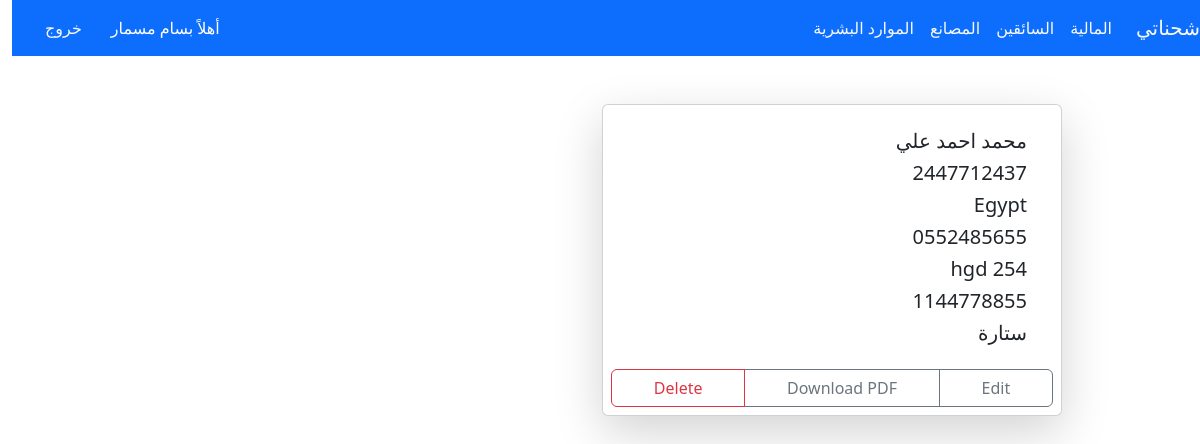
The page /deivers/details/1 (signed in) on the database its author committed.
### drivers/models.py (models this page shows, shortened)
class DriverModel(models.Model):
    driver_id = models.BigAutoField(primary_key=True)
    driver_name = models.CharField(max_length=225,  help_text='اسم السائق',  null=True, blank=True)
    Saudi_Arabia = 'Saudi'
    YEMEN = 'Yemeni'
    Syria = 'Syrian'
    Egypt = 'Egypt'
    Afghanistan = 'Afghanistan'
    Pakistan = 'Pakistani'
    Jordan = 'Jordanian'
    India = 'Indian'
    Other = 'other'
    countrys = [
        (Saudi_Arabia, 'Saudi'),
        (YEMEN, 'Yemeni'),
        (Syria, 'Syrian'),
        (Egypt, 'Egypt'),
        (Afghanistan, 'Afghanistan'),
        (Pakistan, 'Pakistani'),
        (Jordan, 'Jordanian'),
        (India, 'Indian'),
        (Other, 'other')
    ]
    driver_nationality = models.CharField(
        max_length=20, choices=countrys, default=Other,  help_text='جنسية السائق',  null=True, blank=True)
    driver_phone_number = models.CharField(
        max_length=16, help_text='رقم هاتف السائق ',  null=True, blank=True)
    Identification_Number = models.CharField(
        max_length=10,  help_text='رقم الهوية/الاقامة',  null=True, blank=True)
    truck_plate_number = models.CharField(
        max_length=8,  help_text='رقم لوحة الشاحنة',  null=True, blank=True)
    Truck_Reefers = 'تريلا براد'
    Truck_Flatbed  = 'سطحة'
    Truck_high_sides = 'جوانب عالي'
    Truck_Curtainsider = 'ستارة'
    lory_Flatbed= 'لوري عادي'
    lory_Reefers= 'لوري براد'
    dinah_Flatbed= 'يدنة عادي'
    dinah_Reefers= 'دينة براد'
    Vehicle = [
        (Truck_Reefers, 'تريلا براد'),
        (Truck_Flatbed, 'سطحة'),
        (Truck_high_sides, 'جوانب عالي'),
        (Truck_Curtainsider, 'ستارة'),
        (lory_Flatbed, 'لوري عادي'),
        (lory_Reefers, 'يدنة عادي'),
        (dinah_Flatbed, 'يدنة عادي'),
        (dinah_Reefers, 'دينة براد'),
    ]
    Vehicle_Type = models.CharField( choices=Vehicle, default=Truck_Flatbed,
        max_length=30, help_text='نوع السيارة(سطحة - جوانب) ....',  null=True, blank=True)
    Sequence_Number = models.CharField(
        max_length=30, help_text='الرقم التسلسلي من الاستمارة',  null=True, blank=True)
    Owner_car_id_number = models.CharField(
        max_length=10,  help_text='رقم هوية مالك السيارة',  null=True, blank=True)

### drivers/views.py (the view)
# urls.py: path('deivers/details/<int:pk>',driver_details, name='driver_details' ),
@login_required(login_url='login')
def driver_details(request, pk):
    drivers = get_object_or_404(DriverModel, pk=pk)
    return render(request, 'drivers/driver_details.html',{'drivers':drivers})

### templates/drivers/driver_details.html
{% extends 'base.html'  %}
{% block content %}
    <div class="card  m-5 shadow-lg p-2 bg-body rounded" style="max-width: 460px;">
        <div class="row g-0">
            <div class="col-md-8">
                <div class="card-body">
                    <h5 class="card-title">{{ drivers.driver_name }}</h5>
                    <h5 class="card-title">{{drivers.Identification_Number }}</h5>
                    <h5 class="card-title">{{ drivers.driver_nationality }}</h5>
                    <h5 class="card-title">{{ drivers.driver_phone_number }}</h5>
                    <h5 class="card-title">{{ drivers.truck_plate_number }}</h5>
                    <h5 class="card-title">{{ drivers.Owner_car_id_number }}</h5>
                    <h5 class="card-title">{{ drivers.Vehicle_Type }}</h5>
                </div>
            </div>
            <div class="btn-group" role="group" aria-label="Basic outlined example">
                <a class="btn btn-outline-secondary" href="{% url 'edit_driver' drivers.pk %}">Edit</a>
                <a class="btn btn-outline-secondary" href="#">Download PDF</a>
                <a class="btn btn-outline-danger" href="{% url 'delete_driver' drivers.pk %}">Delete</a>
            </div>
        </div>
    </div>
{% endblock %}

### templates/base.html (shortened to what this page needs)
{% load static %}
<!doctype html>
<html lang="ar" dir="rtl">
<head>
    <link rel="stylesheet" href="https://cdn.jsdelivr.net/npm/bootstrap@5.2.3/dist/css/bootstrap.rtl.min.css"
>
    <link href="{% static 'css/style.css' %}" rel="stylesheet">
    <link rel="stylesheet" href="https://use.fontawesome.com/releases/v5.8.1/css/all.css">
</head>
<body>
    {% if user.is_authenticated %}
    <header>
       <nav class="navbar navbar-expand-lg bg-primary ">
            <div class="container-fluid ">
                <a class="navbar-brand text-light" href="{% url 'home' %}">شحناتي</a>
                <div class="collapse navbar-collapse" id="navbarSupportedContent">
                    <ul class="navbar-nav me-auto mb-2 mb-lg-0">
                        <li class="nav-item">
                            <a class="nav-link active text-light" aria-current="page"
                                href="{% url 'catch_receipt_list' %}">المالية</a>
                        </li>
                        <li class="nav-item">
                            <a class="nav-link active text-light" aria-current="page"
                                href="{% url 'driver_list' %}">السائقين</a>
                        </li>
                        <li class="nav-item">
                            <a class="nav-link active text-light" aria-current="page"
                                href="{% url 'company_list' %}">المصانع</a>
                        </li>
                        <li class="nav-item">
                            <a class="nav-link active text-light" aria-current="page"
                                href="{% url 'accounts_list' %}">الموارد البشرية</a>
                        </li>
                    </ul>
                    <div class="d-grid gap-2 d-md-flex justify-content-md-end">
                        {% if user.is_authenticated %}
                        <span class=" m-2 text-white">أهلاً {{ user.first_name }}</span>
                        <button class="btn btn-primary me-md-2" type="button"><a class="nav-link active text-light" aria-current="page"
                            href="{% url 'logout' %}">خروج</a>
                         </button>
                         {% else %}
                        <button class="btn btn-primary me-md-2" type="button"><a class="nav-link active text-light" aria-current="page"
                            href="{% url 'login' %}">تسجيل الدخول</a>
                         </button>
                        {% endif %}
                    </div>
                </div>
            </div>
        </nav>
        {% endif %}
    </header>
    <div class="row justify-content-start">
        <div class="col-1">
        </div>
        <div class="col-11">
            {% block content %}
            {% endblock %}
        </div>
    </div>
</body>
</html>

### static/css/style.css (style rules this page uses)
h5, h6 { text-align: right; margin-right: 10px; }
h5, h6 { text-align:right; margin-right: 10px; }

### rows shown on the page
DriverModel: driver_name "محمد احمد علي", Identification_Number "2447712437", driver_nationality "Egypt", driver_phone_number "0552485655", truck_plate_number "254 hgd", Owner_car_id_number "1144778855", Vehicle_Type "ستارة"

### other values the page prints
{{ user.first_name }} "بسام مسمار"
